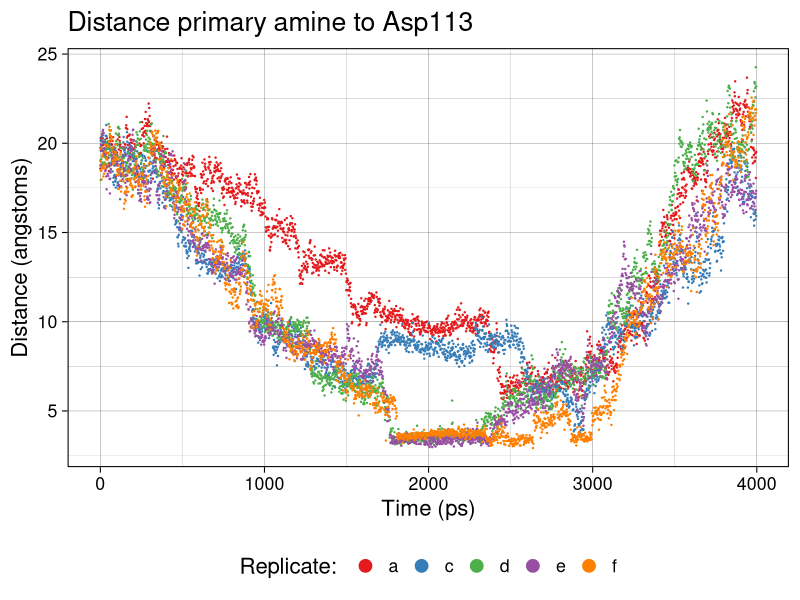
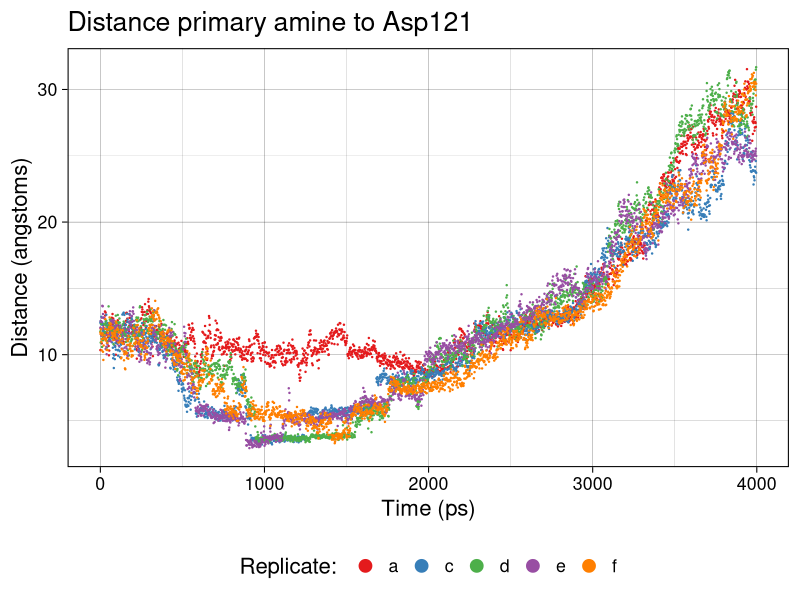
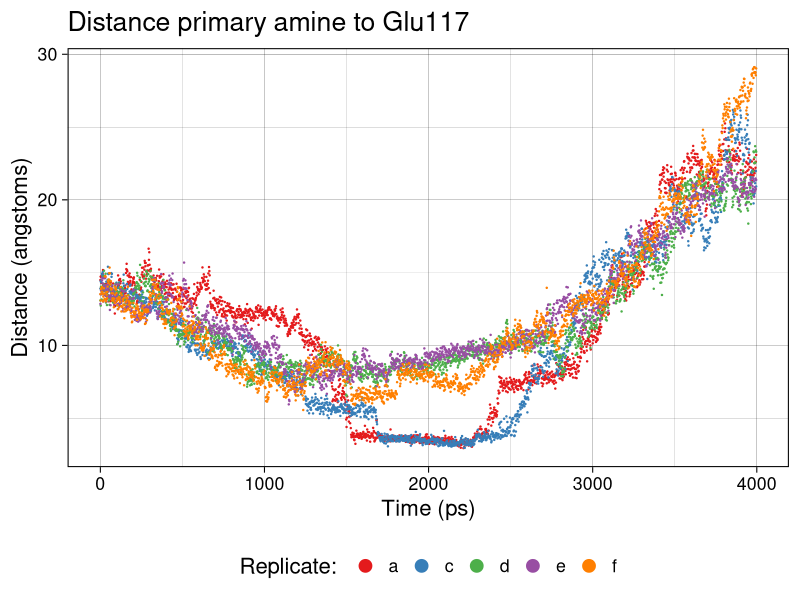
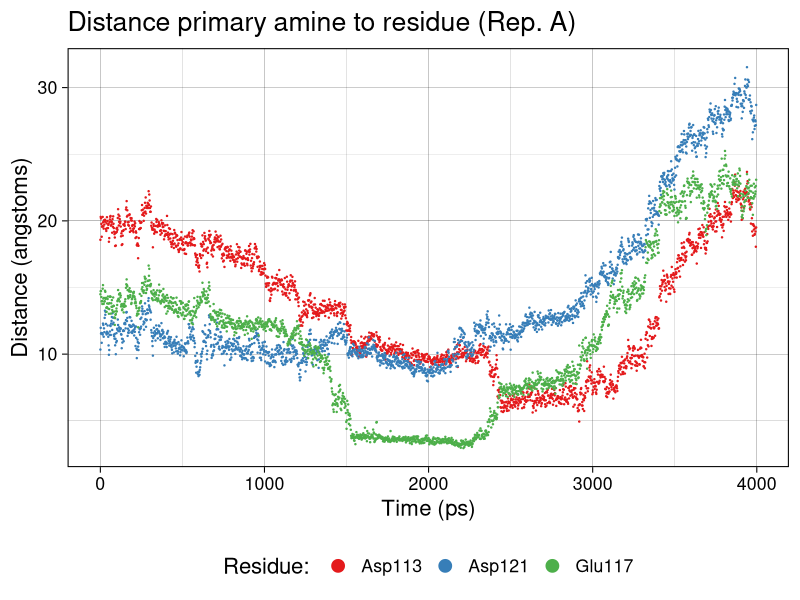
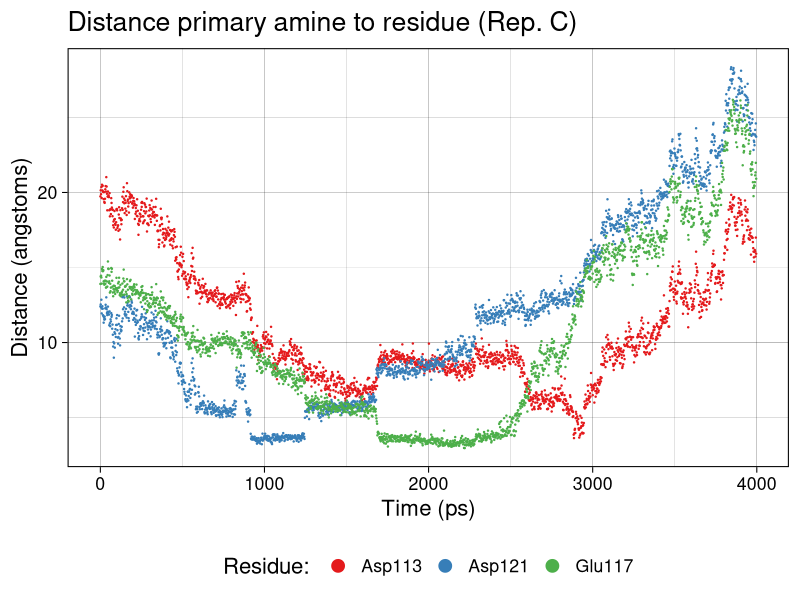
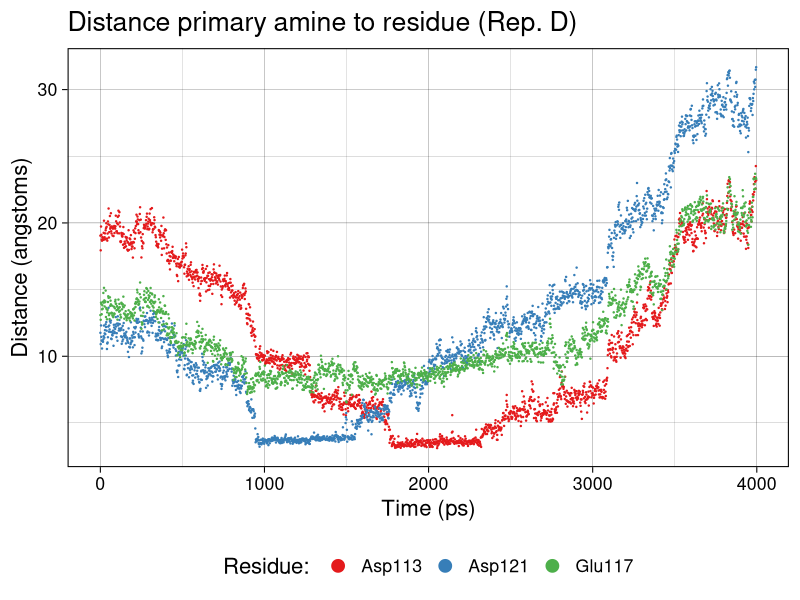
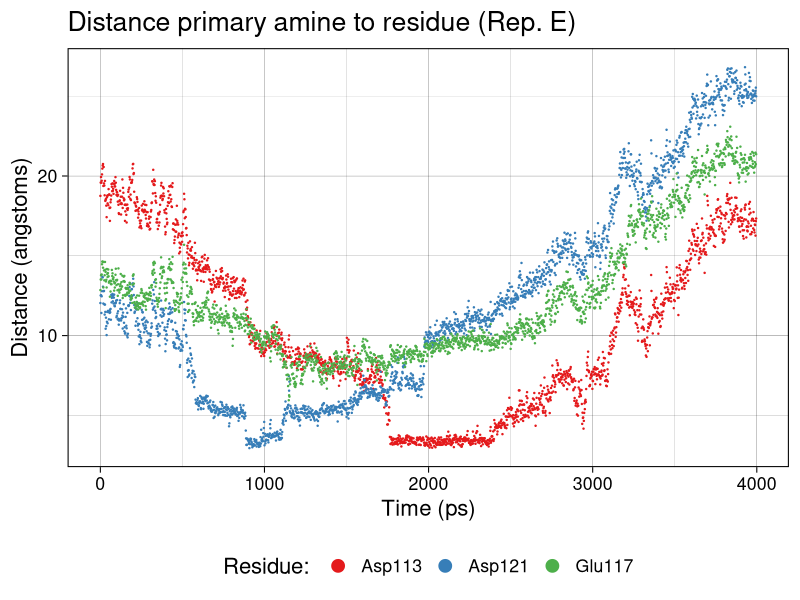
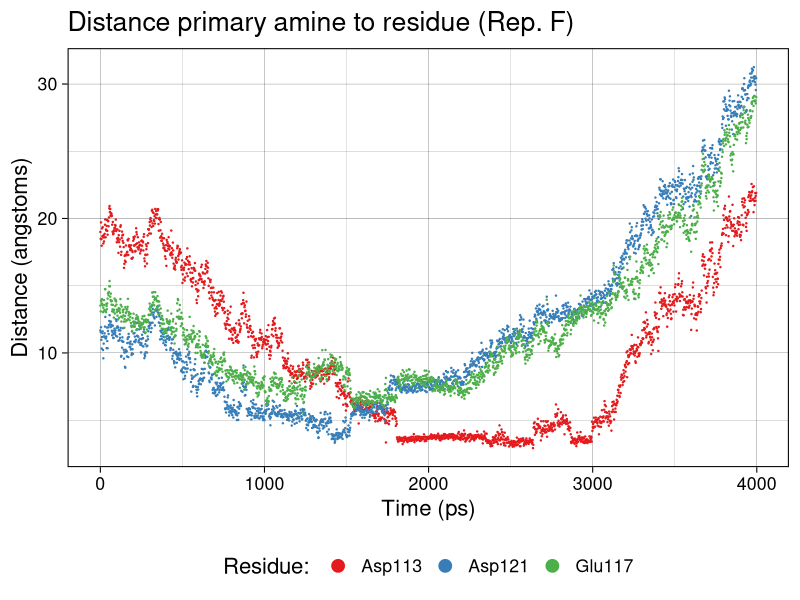

These figures' R source, in order:
## Load libraries
library(ggplot2)
library(reshape2)

time <- seq(0,1998)*2

makePlotRep <- function(d, fn="out.png", rep = "A"){
  str <- paste("Distance primary amine to residue (Rep. ", rep, ")", sep="")
  print(str)
  print(fn)
  png(filename = fn,
      width=6, height=6,
      units = "in",
      res=600)
  x <- ggplot(d, aes(x = time, y = value, color = variable)) +
    geom_point(size = 0.2) +
    scale_color_brewer(palette = "Set1") +
    theme_linedraw(base_size = 16) + theme(legend.position = "bottom") +
    guides(color = guide_legend(override.aes = list(size=4))) +
    labs(title = str,
         x = "Time (ps)",
         y = "Distance (angstoms)",
         color = "Residue: ")
  print(x)
  dev.off()
}

makePlotRes <- function(data, filename, res)
{
  str <- paste("Distance primary amine to", res)
  png(filename = filename,
      width=6, height=6,
      units = "in",
      res = 600)
  x <- ggplot(data, aes(x = time, y = value, color = variable)) +
    geom_point(size = 0.2) +
    scale_color_brewer(palette = "Set1") +
    theme_linedraw(base_size = 16) + theme(legend.position = "bottom") +
    guides(color = guide_legend(override.aes = list(size=4))) +
    labs(title = str,
         x = "Time (ps)",
         y = "Distance (angstoms)",
         color = "Replicate: ")
  print(x)
  dev.off()
}

# Asp113
Asp113 <- data.frame(a = read.delim("Asp113_a_r.dat", sep=" ")[,2])
#Asp113$b <- read.delim("Asp113_b_r.dat", sep=" ")[,2]
Asp113$c <- read.delim("Asp113_c_r.dat", sep=" ")[,2]
Asp113$d <- read.delim("Asp113_d_r.dat", sep=" ")[,2]
Asp113$e <- read.delim("Asp113_e_r.dat", sep=" ")[,2]
Asp113$f <- read.delim("Asp113_orig_r.dat", sep=" ")[,2]
Asp113.melt <- melt(cbind(time, Asp113), id="time")

# Asp121
Asp121 <- data.frame(a = read.delim("Asp121_a_r.dat", sep=" ")[,2])
#Asp121$b <- read.delim("Asp121_b_r.dat", sep=" ")[,2]
Asp121$c <- read.delim("Asp121_c_r.dat", sep=" ")[,2]
Asp121$d <- read.delim("Asp121_d_r.dat", sep=" ")[,2]
Asp121$e <- read.delim("Asp121_e_r.dat", sep=" ")[,2]
Asp121$f <- read.delim("Asp121_orig_r.dat", sep=" ")[,2]
Asp121.melt <- melt(cbind(time, Asp121), id="time")

# Glu117
Glu117 <- data.frame(a = read.delim("Glu117_a_r.dat", sep=" ")[,2])
#Glu117$b <- read.delim("Glu117_b_r.dat", sep=" ")[,2]
Glu117$c <- read.delim("Glu117_c_r.dat", sep=" ")[,2]
Glu117$d <- read.delim("Glu117_d_r.dat", sep=" ")[,2]
Glu117$e <- read.delim("Glu117_e_r.dat", sep=" ")[,2]
Glu117$f <- read.delim("Glu117_orig_r.dat", sep=" ")[,2]
Glu117.melt <- melt(cbind(time, Glu117), id="time")

# Combine data
dist.a <- data.frame(Asp113 = Asp113$a, Asp121 = Asp121$a, Glu117 = Glu117$a)
dist.a.melt <- melt(cbind(time, dist.a), id="time")
dist.c <- data.frame(Asp113 = Asp113$c, Asp121 = Asp121$c, Glu117 = Glu117$c)
dist.c.melt <- melt(cbind(time, dist.c), id="time")
dist.d <- data.frame(Asp113 = Asp113$d, Asp121 = Asp121$d, Glu117 = Glu117$d)
dist.d.melt <- melt(cbind(time, dist.d), id="time")
dist.e <- data.frame(Asp113 = Asp113$e, Asp121 = Asp121$e, Glu117 = Glu117$e)
dist.e.melt <- melt(cbind(time, dist.e), id="time")
dist.f <- data.frame(Asp113 = Asp113$f, Asp121 = Asp121$f, Glu117 = Glu117$f)
dist.f.melt <- melt(cbind(time, dist.f), id="time")

### Plot based on residue
makePlotRes(Asp113.melt, "figs/r_asp113.png", "Asp113")
makePlotRes(Asp121.melt, "figs/r_asp121.png", "Asp121")
makePlotRes(Glu117.melt, "figs/r_glu117.png", "Glu117")

### Plot based on replicate
makePlotRep(dist.a.melt, "figs/r_a.png", "A")
makePlotRep(dist.c.melt, "figs/r_c.png", "C")
makePlotRep(dist.d.melt, "figs/r_d.png", "D")
makePlotRep(dist.e.melt, "figs/r_e.png", "E")
makePlotRep(dist.f.melt, "figs/r_f.png", "F")
